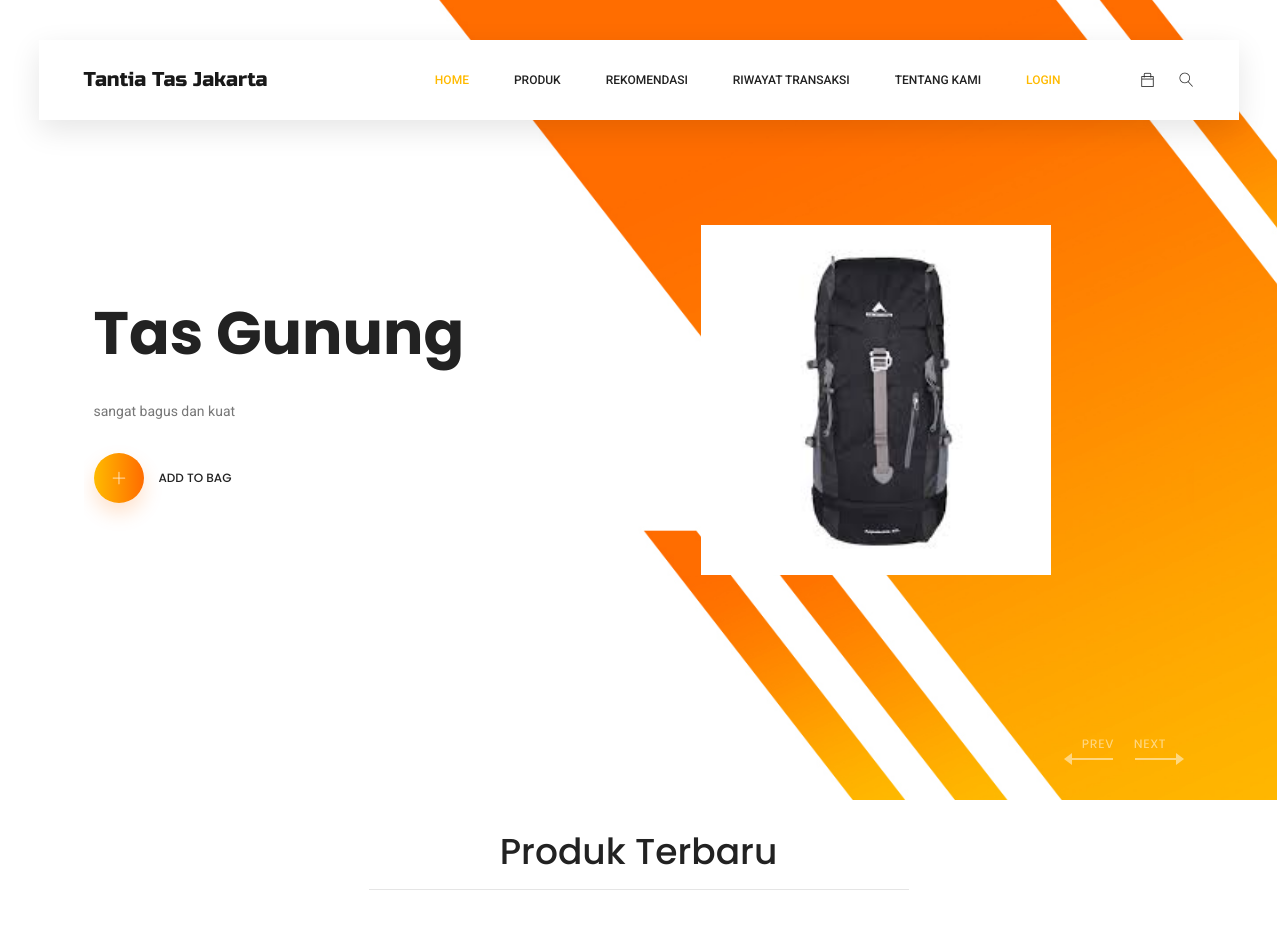
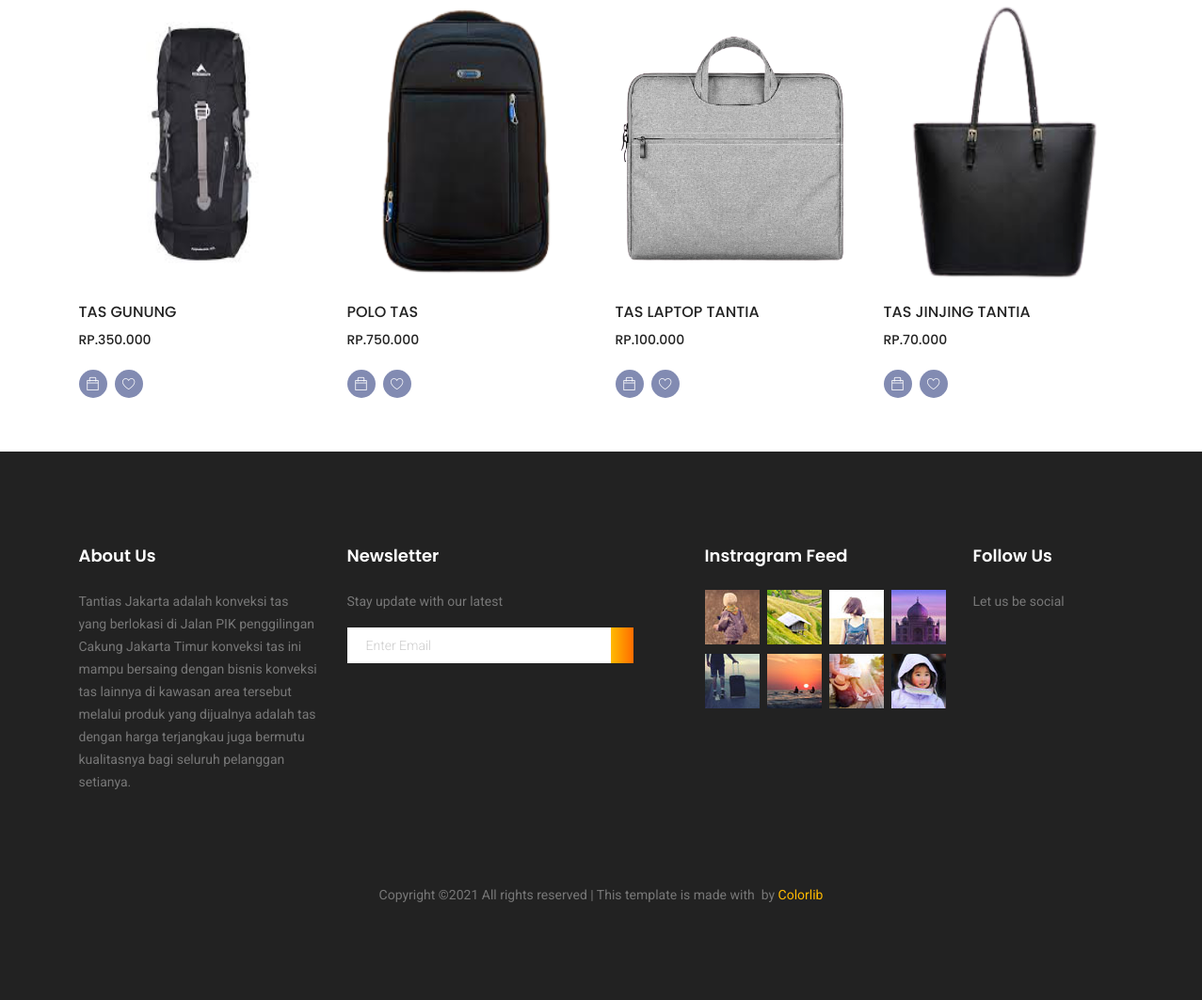
The page / on the database its author committed (2 pictures, top to bottom).
### tables this page shows
CREATE TABLE `tbl_produk` (
  `id_produk` int(11) NOT NULL,
  `nama_produk` varchar(70) NOT NULL,
  `harga` int(11) NOT NULL,
  `deskripsi` text NOT NULL,
  `id_kategori` int(11) NOT NULL,
  `foto` varchar(40) NOT NULL,
  `tanggal` date NOT NULL
);

### application/controllers/Home.php (called while the page is built, shortened)
<?php
class Home extends CI_Controller
{
    public function __construct()
    {
        $this->load->model('ModelProduk');
        $this->load->model('ModelCart');
        $this->load->model('ModelUsers');
        $this->load->model('ModelKategori');
        $this->load->model('ModelTransaksi');
        $this->load->model('ModelRekomendasi');
        $this->load->model('ModelWishlist');
    }
    public function index()
    {
        $data = array(
            "active_home" => "active",
            "data_produk" => $this->ModelProduk->getDataProdukLimit(4),
            "slider_produk" => $this->ModelProduk->getDataProdukLimit(3),
        );
        $this->load->view('home/header', $data);
        $this->load->view('home/navbar');
        $this->load->view('home/content');
        $this->load->view('home/footer');
    }
}

### index.php (called while the page is built, shortened)
<?php
require_once BASEPATH.'core/CodeIgniter.php';

### application/models/ModelProduk.php (called while the page is built, shortened)
<?php
class ModelProduk extends CI_Model
{
    public function getDataProdukLimit($limit)
    {
        $sql = "SELECT * from tbl_produk,tbl_kategori WHERE
        tbl_produk.id_kategori = tbl_kategori.id_kategori
        ORDER BY id_produk DESC LIMIT ?";
        return $this->db->query($sql, $limit)->result_array();
    }
}

### application/views/home/content.php (the view, shortened to what this page needs)
<section class="banner-area">
	<div class="container">
		<div class="row fullscreen align-items-center justify-content-start">
			<div class="col-lg-12">
				<div class="active-banner-slider owl-carousel">
					<?php foreach($slider_produk as $row) {?>
					<div class="row single-slide align-items-center d-flex">
						<div class="col-lg-5 col-md-6">
							<div class="banner-content">
								<h1><?= $row['nama_produk']?></h1>
								<p><?= $row['deskripsi']?></p>
								<div class="add-bag d-flex align-items-center">
									<a class="add-btn" href="<?= base_url()?>Cart/tambah_cart/<?= $row['id_produk']?>"><span class="lnr lnr-cross"></span></a>
									<span class="add-text text-uppercase">Add to Bag</span>
								</div>
							</div>
						</div>
						<div class="col-lg-7">
							<div class="banner-img">
								<center>
							<a href="<?= base_url()?>home/detail_produk/<?= $row['id_produk']?>">	<img  style="width: 350px; height: 350px;"class="img-fluid" src="<?= base_url() ?>assets/image_produk/<?= $row['foto']?>" alt=""></a>
								</center>
							</div>
						</div>
					</div>
					<?php } ?>
				</div>
			</div>
		</div>
	</div>
</section>
<section class="category-area">
	<div class="container">
		<div class="row justify-content-center">
			<div class="col-lg-8 col-md-12">
				<div class="row">
					<div class="col-lg-8 col-md-8">
			</div>
		</div>
	</div>
</section>
	<div class="single-product-slider">
		<div class="container">
			<div class="row justify-content-center">
				<div class="col-lg-6 text-center">
					<div class="section-title">
						<h1>Produk Terbaru</h1>
						<hr>
					</div>
				</div>
			</div>
			<div class="row">
				<?php foreach($data_produk as $row) {?>
				<div class="col-lg-3 col-md-6">
					<div class="single-product">
						<a href="<?= base_url()?>home/detail_produk/<?= $row['id_produk']?>"><img  style= "width: 300px; height: 300px;"class="img-fluid" src="<?= base_url() ?>assets/image_produk/<?= $row['foto']?>" alt=""></a>
						<div class="product-details">
							<h6><?= $row['nama_produk']?></h6>
							<div class="price">
								<h6>Rp.<?= number_format($row['harga'],0,",",".") ?></h6>
							</div>
							<div class="prd-bottom">
								<a href="<?= base_url()?>Cart/tambah_cart/<?= $row['id_produk']?>" class="social-info">
									<span class="ti-bag"></span>
								</a>
								<a href="<?= base_url() ?>wishlist/addWishlist/<?= $row['id_produk'] ?>" class="social-info">
									<span class="lnr lnr-heart"></span>
								</a>
							</div>
						</div>
					</div>
				</div>
				<?php }?>
			</div>
		</div>
	</div>

### application/views/home/header.php (shortened to what this page needs)
<!DOCTYPE html>
<html lang="zxx" class="no-js">
<head>
	<link rel="stylesheet" href="<?= base_url() ?>assets/home/css/linearicons.css">
	<link rel="stylesheet" href="<?= base_url() ?>assets/home/css/font-awesome.min.css">
	<link rel="stylesheet" href="<?= base_url() ?>assets/home/css/themify-icons.css">
	<link rel="stylesheet" href="<?= base_url() ?>assets/home/css/bootstrap.css">
	<link rel="stylesheet" href="<?= base_url() ?>assets/home/css/owl.carousel.css">
	<link rel="stylesheet" href="<?= base_url() ?>assets/home/css/nice-select.css">
	<link rel="stylesheet" href="<?= base_url() ?>assets/home/css/nouislider.min.css">
	<link rel="stylesheet" href="<?= base_url() ?>assets/home/css/ion.rangeSlider.css" />
	<link rel="stylesheet" href="<?= base_url() ?>assets/home/css/ion.rangeSlider.skinFlat.css" />
	<link rel="stylesheet" href="<?= base_url() ?>assets/home/css/magnific-popup.css">
	<link rel="stylesheet" href="<?= base_url() ?>assets/home/css/main.css">
	<link rel="stylesheet" href="<?= base_url() ?>assets/home/css/style.css">
	<link rel="stylesheet" href="<?= base_url() ?>assets/admin/vendor/fonts/fontawesome/css/fontawesome-all.css">
</head>

### application/views/home/navbar.php (shortened to what this page needs)
<body>
	<header class="header_area sticky-header">
		<div class="main_menu">
			<nav class="navbar navbar-expand-lg navbar-light main_box">
				<div class="container">
					<a style="font-family: 'Russo One', sans-serif;" class="navbar-brand " href="index.html">Tantia Tas Jakarta</a>
					<div class="collapse navbar-collapse offset" id="navbarSupportedContent">
						<ul class="nav navbar-nav menu_nav ml-auto">
							<?php if (isset($active_home)) { ?>
								<li class="nav-item active"><a class="nav-link" href="<?= base_url() ?>home/">Home</a></li>
							<?php } else { ?>
								<li class="nav-item "><a class="nav-link" href="<?= base_url() ?>home/">Home</a></li>
							<?php } ?>
							<?php if (isset($active_kategori) || isset($active_favorite)) { ?>
								<li class="nav-item submenu dropdown active">
									<a href="#" class="nav-link dropdown-toggle" data-toggle="dropdown" role="button" aria-haspopup="true" aria-expanded="false">Produk</a>
									<ul class="dropdown-menu">
										<?php if (isset($active_kategori)) { ?>
											<li class="nav-item active"><a class="nav-link" href="<?= base_url() ?>home/kategori_tas">Semua Produk</a></li>
										<?php } else { ?>
											<li class="nav-item"><a class="nav-link" href="<?= base_url() ?>home/kategori_tas">Semua Produk</a></li>
										<?php } ?>
										<?php if (isset($active_favorite)) { ?>
											<li class="nav-item active"><a class="nav-link" href="<?= base_url() ?>home/produk_favorite">Produk Favorite</a></li>
										<?php } else { ?>
											<li class="nav-item "><a class="nav-link" href="<?= base_url() ?>home/produk_favorite">Produk Favorite</a></li>
										<?php } ?>
									</ul>
								</li>
							<?php } else { ?>
								<li class="nav-item submenu dropdown ">
									<a href="#" class="nav-link dropdown-toggle" data-toggle="dropdown" role="button" aria-haspopup="true" aria-expanded="false">Produk</a>
								</li>
							<?php } ?>
							<?php if (isset($active_rekomendasi)) { ?>
								<li class="nav-item active"><a class="nav-link" href="<?= base_url() ?>home/rekomendasi/">Rekomendasi</a></li>
							<?php } else { ?>
								<li class="nav-item"><a class="nav-link" href="<?= base_url() ?>home/rekomendasi/">Rekomendasi</a></li>
							<?php } ?>
							<?php if (isset($active_transaksi)) { ?>
								<li class="nav-item active"><a class="nav-link" href="<?= base_url() ?>home/transaksi/">Riwayat Transaksi</a></li>
							<?php } else { ?>
								<li class="nav-item"><a class="nav-link" href="<?= base_url() ?>home/transaksi/">Riwayat Transaksi</a></li>
							<?php } ?>
							<?php if (isset($active_tentangkami)) { ?>
								<li class="nav-item active"><a class="nav-link" href="<?= base_url() ?>home/contact/">Tentang Kami</a></li>
							<?php } else { ?>
								<li class="nav-item "><a class="nav-link" href="<?= base_url() ?>home/contact/">Tentang Kami</a></li>
							<?php } ?>
							<?php if ($this->session->userdata('username')) { ?>
							<?php } else { ?>
								<?php if (isset($active_login)) { ?>
									<li class="nav-item"><a class="nav-link" href="<?= base_url() ?>login/">Login</a></li>
								<?php } else { ?>
									<li class="nav-item active"><a class="nav-link" href="<?= base_url() ?>login/">Login</a></li>
								<?php } ?>
							<?php } ?>
						</ul>
						<ul class="nav navbar-nav navbar-right">
							<li class="nav-item"><a href="<?= base_url() ?>home/dataCart/" class="cart"><span class="ti-bag"></span></a></li>
							<li class="nav-item">
								<button class="search"><span class="lnr lnr-magnifier" id="search"></span></button>
							</li>
						</ul>
					</div>
				</div>
			</nav>
		</div>
	</header>

### application/views/home/footer.php (shortened to what this page needs)
<footer class="footer-area section_gap">
	<div class="container">
		<div class="row">
			<div class="col-lg-3  col-md-6 col-sm-6">
				<div class="single-footer-widget">
					<h6>About Us</h6>
					<p>
					Tantias Jakarta adalah konveksi tas yang berlokasi di Jalan PIK penggilingan Cakung Jakarta Timur konveksi tas ini mampu bersaing dengan bisnis konveksi tas lainnya di kawasan area tersebut melalui produk yang dijualnya adalah tas dengan harga terjangkau juga bermutu kualitasnya bagi seluruh pelanggan setianya.
					</p>
				</div>
			</div>
			<div class="col-lg-4  col-md-6 col-sm-6">
				<div class="single-footer-widget">
					<h6>Newsletter</h6>
					<p>Stay update with our latest</p>
					<div class="" id="mc_embed_signup">
						<form target="_blank" novalidate="true" action="https://spondonit.us12.list-manage.com/subscribe/post?u=1462626880ade1ac87bd9c93a&amp;id=92a4423d01" method="get" class="form-inline">
							<div class="d-flex flex-row">
								<input class="form-control" name="EMAIL" placeholder="Enter Email" onfocus="this.placeholder = ''" onblur="this.placeholder = 'Enter Email '" required="" type="email">
								<button class="click-btn btn btn-default"><i class="fa fa-long-arrow-right" aria-hidden="true"></i></button>
							</div>
						</form>
					</div>
				</div>
			</div>
			<div class="col-lg-3  col-md-6 col-sm-6">
				<div class="single-footer-widget mail-chimp">
					<h6 class="mb-20">Instragram Feed</h6>
					<ul class="instafeed d-flex flex-wrap">
						<li><img src="img/i1.jpg" alt=""></li>
						<li><img src="img/i2.jpg" alt=""></li>
						<li><img src="img/i3.jpg" alt=""></li>
						<li><img src="img/i4.jpg" alt=""></li>
						<li><img src="img/i5.jpg" alt=""></li>
						<li><img src="img/i6.jpg" alt=""></li>
						<li><img src="img/i7.jpg" alt=""></li>
						<li><img src="img/i8.jpg" alt=""></li>
					</ul>
				</div>
			</div>
			<div class="col-lg-2 col-md-6 col-sm-6">
				<div class="single-footer-widget">
					<h6>Follow Us</h6>
					<p>Let us be social</p>
					<div class="footer-social d-flex align-items-center">
						<a href="#"><i class="fa fa-facebook"></i></a>
						<a href="#"><i class="fa fa-twitter"></i></a>
						<a href="#"><i class="fa fa-dribbble"></i></a>
						<a href="#"><i class="fa fa-behance"></i></a>
					</div>
				</div>
			</div>
		</div>
		<div class="footer-bottom d-flex justify-content-center align-items-center flex-wrap">
			<p class="footer-text m-0">
				Copyright &copy; All rights reserved | This template is made with <i class="fa fa-heart-o" aria-hidden="true"></i> by <a href="https://colorlib.com" target="_blank">Colorlib</a>
			</p>
		</div>
	</div>
</footer>
</body>
</html>

### rows shown on the page
tbl_produk: nama_produk "Tas Gunung", deskripsi "sangat bagus dan kuat", foto (picture), nama_produk "TAS GUNUNG", harga "350.000"
tbl_produk: foto (picture), nama_produk "POLO TAS", harga "750.000"
tbl_produk: foto (picture), nama_produk "TAS LAPTOP TANTIA", harga "100.000"
tbl_produk: foto (picture), nama_produk "TAS JINJING TANTIA", harga "70.000"
